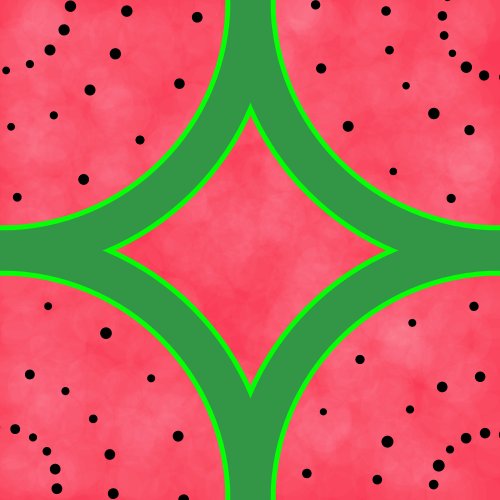
Frame 1 (no input)
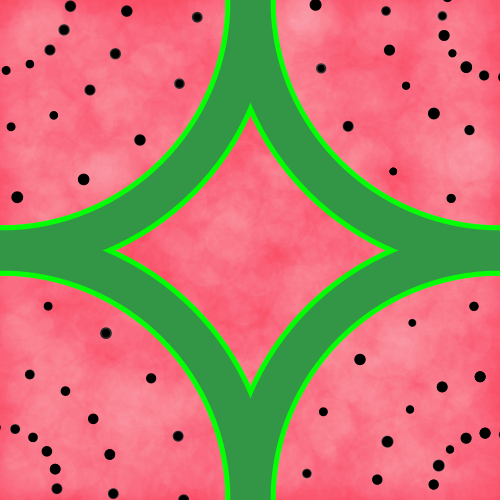
Frame 2 (the mouse pressed at the canvas centre, redrawn once)

The Processing sketch that drew these frames (run headless with seeded random() and noise(); the mouse was pressed at the canvas centre and the sketch redrawn once):

// Processing sketch: processing_11209
// ── processing_11209.pde

void setup(){
size(500, 500);
colorMode(RGB, 255);
background(250, 50, 80);
smooth();
noLoop();
}

void draw(){
//背景
  for(int i = 0 ; i < 1000 ; i++){
  drawback(random(width), random(height), random(40, 60));
  }

//皮
  drawkawa(0, 500);

//皮２
  drawkawa2(0, 500);

//種
  for(int i = 0 ; i < 20 ; i++){
  drawtane(140, random(7, 12));
}

//種２
  translate(690, 60);
  for(int i = 0 ; i < 20 ; i++){
  drawtane2(130, random(7, 12));
}

//種３
  translate(-460, -90);
  for(int i = 0 ; i < 20 ; i++){
  drawtane3(130, random(7, 12));
}

//種４
  translate(650, 200);
  for(int i = 0 ; i < 20 ; i++){
  drawtane4(130, random(7, 12));
}
}  








void drawback(float a, float b, float c){
  noStroke();
  fill(255, 255, 255, 5);
  ellipse(a, b, c, c); 
}

void drawkawa(float a, float b){
  strokeWeight(50);
  stroke(0, 255, 0);
  ellipse(a, a, b, b);
  ellipse(a, b, b, b);
  ellipse(b, b, b, b);
  ellipse(b, a, b, b);
}

  void drawkawa2(float a, float b){
  strokeWeight(40);
  stroke(50, 150, 70);
  ellipse(a, a, b, b);
  ellipse(a, b, b, b);
  ellipse(b, b, b, b);
  ellipse(b, a, b, b);
}

void drawtane(float a, float b){
  noStroke();
  fill(0, 0, 0);
  ellipse(a, a, b, b);
  ellipse(50-a, 50-a, b, b);
  ellipse(90-a, 90-a, b, b);
  rotate(PI/9);
}

void drawtane2(float a, float b){
  noStroke();
  fill(0, 0, 0);
  ellipse(a, a, b, b);
  ellipse(50-a, 50-a, b, b);
  ellipse(90-a, 90-a, b, b);
  rotate(PI/9);
}

void drawtane3(float a, float b){
  noStroke();
  fill(0, 0, 0);
  ellipse(a, a, b, b);
  ellipse(50-a, 50-a, b, b);
  ellipse(90-a, 90-a, b, b);
  rotate(PI/9);
}

void drawtane4(float a, float b){
  noStroke();
  fill(0, 0, 0);
  ellipse(a, a, b, b);
  ellipse(50-a, 50-a, b, b);
  ellipse(90-a, 90-a, b, b);
  rotate(PI/9);
}
